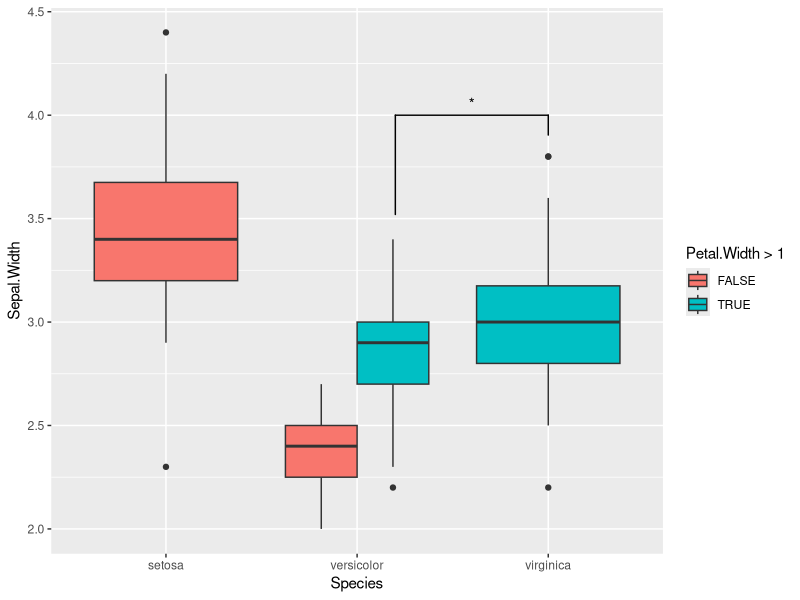
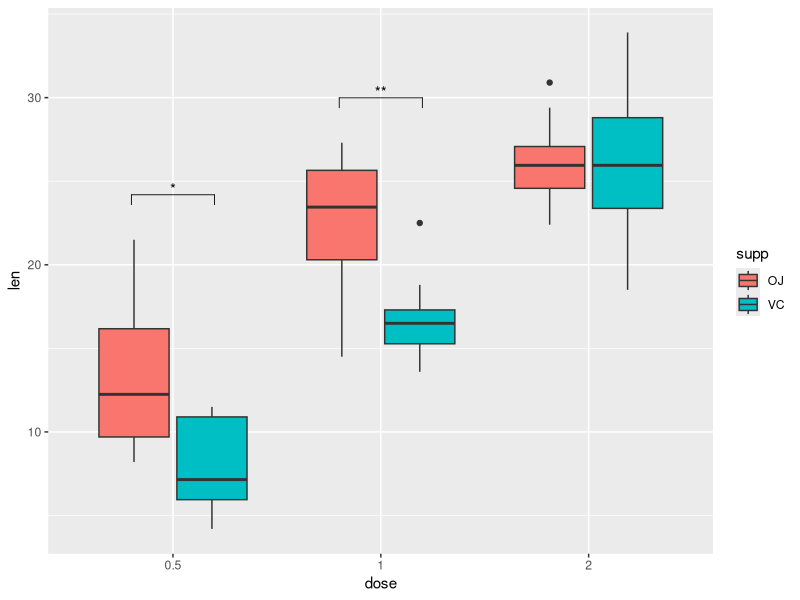

Write R code to recreate these figures, in order. (Note: this script raises an error after producing the figures.)
library(ggplot2)
library(ggpubr)


data("iris")
anno <- t.test(
  iris[iris$Petal.Width > 1 & iris$Species == "versicolor", "Sepal.Width"],
  iris[iris$Species == "virginica", "Sepal.Width"]
)$p.value

# Make plot with custom x and y position of the bracket
ggplot(iris, aes(x = Species, y = Sepal.Width, fill = Petal.Width > 1)) +
  geom_boxplot(position = "dodge") +
  geom_signif(
    annotation = "*",
    y_position = 4, xmin = 2.2, xmax = 3,
    tip_length = c(0.2, 0.04)
  )


# Required packages
library(ggpubr)  # https://github.com/kassambara/ggpubr
library(rstatix)  # https://github.com/kassambara/rstatix

# Add automatically x and y positions
ToothGrowth$dose <- as.factor(ToothGrowth$dose)
bxp <- ggplot(ToothGrowth, aes(x = dose, y = len)) +
  geom_boxplot(aes(fill = supp))
stat.test <- ToothGrowth %>% 
  group_by(dose) %>% 
  wilcox_test(len~supp, p.adjust.method = 'BH') %>%
  add_significance("p") %>%
  add_xy_position(x = "dose")
bxp + stat_pvalue_manual(stat.test, label = 'p.signif', hide.ns = TRUE, tip.length = 0.02)
write.csv(ToothGrowth, file = "csv/sp.csv", row.names = FALSE)

# Add automatically x and y positions
df=read.csv('csv/sp.csv', sep=",")
df$dose <- as.factor(df$dose)
bxp <- ggplot(df, aes(x = dose, y = len)) +
  geom_boxplot(aes(fill = supp))
stat.test <- df %>% 
  group_by(dose) %>% 
  wilcox_test(len~supp, p.adjust.method = 'BH') %>%
  add_significance("p") %>%
  add_xy_position(x = "dose")
bxp + stat_pvalue_manual(stat.test, label = 'p.signif', hide.ns = TRUE, tip.length = 0.02)


# Add automatically x and y positions
df=read.csv('csv/social.csv', sep=",")
bxp <- ggplot(df, aes(x = params, y = score)) +
  geom_boxplot(aes(fill = conditions))
stat.test <- df %>% 
  group_by(params) %>% 
  wilcox_test(score~conditions, p.adjust.method = 'BH') %>%
  add_significance("p") %>%
  add_xy_position(x = "params")
bxp + stat_pvalue_manual(stat.test, label = 'p.signif', hide.ns = TRUE, tip.length = 0.02)

# saving the final figure
ggsave("out/social.pdf", width = 6.5, height = 4, dpi = 1000)

